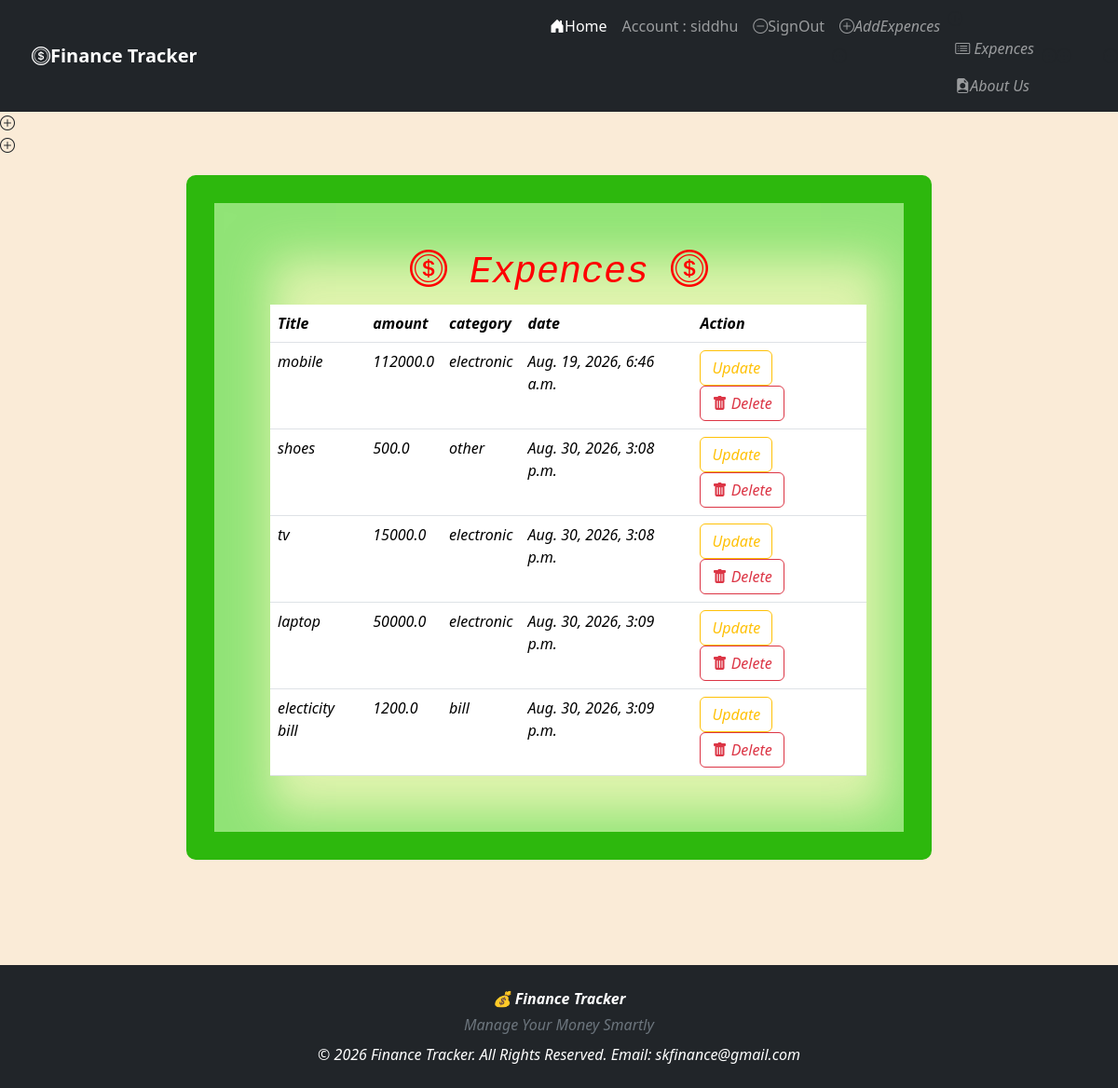
/expences/listexpences/ (signed in), run on the app's committed database.
### expences/models.py (models this page shows)
class Expences(models.Model):
    CATEGORY_CHOICES = (
        ('food', 'Food'),
        ('electronic', 'Electronic'),
        ('bill', 'Bill'),
        ('medical', 'Medical'),
        ('entertainment', 'Entertainment'),
        ('other', 'Other'),
    )
    user = models.ForeignKey(User, on_delete=models.CASCADE)
    title = models.CharField(max_length=200)
    amount = models.FloatField()
    category = models.CharField(
        max_length=20,
        choices=CATEGORY_CHOICES
    )
    date = models.DateTimeField(auto_now_add=True)

### expences/views.py (the view)
# urls.py: path('listexpences/',listexpences,name='listexpences'),
@login_required(login_url='signin')
def listexpences(request):
    expences=Expences.objects.filter(user=request.user)
    context = {'expences':expences}
    return render(request,'expences/list_expences.html',context)

### templates/expences/list_expences.html
{%extends 'base.html' %}
{% block content%}
<div class="m p list-border">
    <h1 class="text-center  p-10px font-monospace" style=" color:  red"><i class="bi bi-coin"></i> Expences    <i class="bi bi-coin"></i> </h1>
<table class="table " style="padding:10px; margin:10px">
    <tr>
        <th>Title</th>
        <th>amount</th>
        <th>category</th>
        <th>date</th>
        <th>Action</th>
    </tr>
    {% for i in expences %}
    <tr>
        <td>{{i.title}}</td>
        <td>{{i.amount}}</td>
        <td>{{i.category}}</td>
        <td>{{i.date}}</td>
        <td> <a href="{% url 'updateExpences' i.id %}" class="btn btn-outline-warning">  Update </a>
            <a href="{% url 'deleteExpences' i.id %}" class="btn btn-outline-danger"> <i class="bi bi-trash-fill"></i> Delete </a>
             </td>
    </tr>
    {%endfor%}
</table>
</div>
{%endblock content%}

### templates/base.html (shortened to what this page needs)
<!DOCTYPE html>
<html lang="en">
<head>
    <link href="https://cdn.jsdelivr.net/npm/bootstrap@5.3.8/dist/css/bootstrap.min.css" rel="stylesheet">
    <link rel="stylesheet" href="https://cdn.jsdelivr.net/npm/bootstrap-icons@1.13.1/font/bootstrap-icons.min.css">
    <link rel="stylesheet" href="http://127.0.0.1:8000/static/css/base.css">
</head>
<body>
<div class="header">
<nav class="navbar navbar-expand-lg navbar-dark bg-dark">
    <div class="container">
        <a class="navbar-brand fw-bold" href="#">
             <i class="bi bi-coin"></i>Finance Tracker
        </a>
        <div class="collapse navbar-collapse" id="navbarMenu">
            <ul class="navbar-nav ms-auto">
                <li class="nav-item">
                    <a class="nav-link active" href="{% url 'home' %}">
                        <i class="bi bi-house-door-fill"></i>Home
                    </a>
                </li>
                {% if user.is_authenticated %}
                      <li class="nav-item">
                        <a class="nav-link" href="#">
                            Account : {{user}}
                        </a>
                    </li>
                    <li class="nav-item">
                        <a class="nav-link" href={% url 'signout' %}>
                            <i class="bi bi-dash-circle"></i>SignOut
                    </li>
                <li class="nav-item">
                        <a class="nav-link" href={% url 'addexpences' %}>
                             <i class="bi bi-plus-circle">AddExpences
                    </li>
                <li class="nav-item">
                        <a class="nav-link" href={% url 'listexpences' %}>
                            <i class="bi bi-card-list"></i> Expences
                    </li>
                {%endif%}
                <li class="nav-item">
                    <a class="nav-link" href="{% url 'about'%}">
                        <i class="bi bi-file-earmark-person-fill"></i>About Us
                    </a>
                </li>
            </ul>
        </div>
    </div>
</nav>
</div>
<div class="content" style="min-height: 100vh;">
    {% block content %}
    {% endblock content %}
</div>
<div class="footer">
<footer class="bg-dark text-white text-center py-4 mt-5">
    <div class="container">
        <p class="mb-1 fw-bold">
            💰 Finance Tracker
        </p>
        <p class="mb-0 text-secondary">
            Manage Your Money Smartly
        </p>
        <p class="mb-0 mt-2">
            © 2026 Finance Tracker. All Rights Reserved.
             Email: skfinance@gmail.com
        </p>
    </div>
</footer>
</div>
</body>
</html>

### static/css/base.css (style rules this page uses)
.p { padding-top:100px; }
.m { margin-left:200px; margin-right:200px; }
body { background-color: antiquewhite; }
.list-border { margin: 20px 200px 200px 200px ; padding: 50px; border: 30px solid rgb(45, 184, 13); border-radius: 10px; box-shadow: inset 20px 20px 50px 40px rgba(66, 212, 63, 0.5); background-color:rgb(224, 244, 174); }

### data on the page
Expences: title "mobile", amount "112000.0", category "electronic", date "Aug. 19, 2026, 6:46 a.m."
Expences: title "shoes", amount "500.0", category "other", date "Aug. 30, 2026, 3:08 p.m."
Expences: title "tv", amount "15000.0", category "electronic", date "Aug. 30, 2026, 3:08 p.m."
Expences: title "laptop", amount "50000.0", category "electronic", date "Aug. 30, 2026, 3:09 p.m."
Expences: title "electicity bill", amount "1200.0", category "bill", date "Aug. 30, 2026, 3:09 p.m."

### other printed values
{{ user }} "siddhu"
